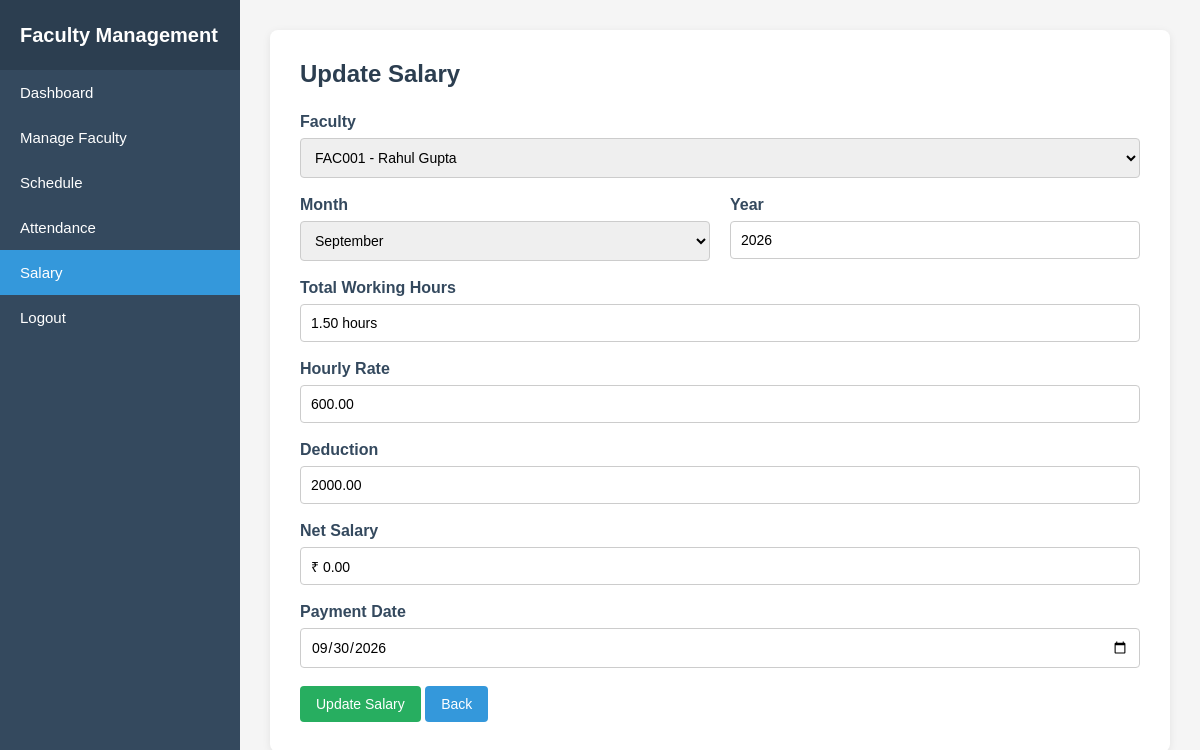
Screenshot of /update-salary/8/ (signed in) with the database file from the repository.
### faculty/models.py (models this page shows, shortened)
class Salary(models.Model):
    SalaryID = models.AutoField(primary_key=True)
    FacultyID = models.ForeignKey(
        Faculty,
        on_delete=models.CASCADE,
        related_name="salary_records"
    )
    HourlyRate = models.DecimalField(
        max_digits=10,
        decimal_places=2
    )
    TotalHours = models.DecimalField(
        max_digits=10,
        decimal_places=2,
        default=0
    )
    Deduction = models.DecimalField(
        max_digits=10,
        decimal_places=2,
        default=0
    )
    NetSalary = models.DecimalField(
        max_digits=10,
        decimal_places=2,
        default=0
    )
    PaymentDate = models.DateField(
        null=True,
        blank=True
    )
    Month = models.IntegerField()
    Year = models.IntegerField()

class Faculty(models.Model):
    FacultyID = models.CharField(max_length=10, primary_key=True)
    Password = models.CharField(max_length=255, blank=True)
    ProfilePhoto = models.ImageField(upload_to="faculty_photos/", blank=True)
    FirstName = models.CharField(max_length=50)
    LastName = models.CharField(max_length=50)
    Gender = models.CharField(max_length=20)
    DOB = models.DateField()
    Email = models.EmailField()
    ContactNumber = models.CharField(max_length=10)
    Address = models.TextField()
    Qualification = models.CharField(max_length=100)
    Designation = models.CharField(max_length=100)
    JoiningDate = models.DateField()
    Experience = models.DecimalField(max_digits=4, decimal_places=1)
    Status = models.CharField(max_length=20)

### faculty/views.py (the view, shortened to what this page needs)
def update_salary(request, salary_id):
    if "admin_id" not in request.session:
        return redirect("login")
    salary_record = get_object_or_404(
        Salary,
        SalaryID=salary_id
    )
    faculties = Faculty.objects.all().order_by(
        "FacultyID"
    )
    return render(
        request,
        "update_salary.html",
        {
            "salary_record": salary_record,
            "faculties": faculties
        }
    )

### templates/update_salary.html (shortened to what this page needs)
<!DOCTYPE html>
<html lang="en">
<head>
    <link rel="stylesheet" href="/static/style.css">
</head>
<body>
<div class="dashboard-container">
    <aside class="sidebar">
        <div class="sidebar-header">
            <h2>Faculty Management</h2>
        </div>
        <ul class="sidebar-menu">
            <li>
                <a href="{% url 'dashboard' %}">
                    Dashboard
                </a>
            </li>
            <li>
                <a href="{% url 'manage_faculty' %}">
                    Manage Faculty
                </a>
            </li>
            <li>
                <a href="{% url 'schedule' %}">
                    Schedule
                </a>
            </li>
            <li>
                <a href="{% url 'attendance' %}">
                    Attendance
                </a>
            </li>
            <li>
                <a href="{% url 'salary' %}" class="active">
                    Salary
                </a>
            </li>
            <li>
                <a href="{% url 'logout' %}">
                    Logout
                </a>
            </li>
        </ul>
    </aside>
    <main class="main-content">
        <div class="form-container">
            <div class="form-card">
                <h2>
                    Update Salary
                </h2>
                <form method="POST">
                    <div class="form-group">
                        <label>
                            Faculty
                        </label>
                        <select
                            name="faculty"
                            required
                        >
                            {% for faculty in faculties %}
                            <option
                                value="{{ faculty.FacultyID }}"
                                {% if faculty.FacultyID == salary_record.FacultyID.FacultyID %}
                                    selected
                                {% endif %}
                            >
                                {{ faculty.FacultyID }}
                                -
                            </option>
                            {% endfor %}
                        </select>
                    </div>
                    <div class="form-row">
                        <div class="form-group">
                            <label>
                                Month
                            </label>
                            <select
                                name="month"
                                required
                            >
                                <option
                                    value="9"
                                    {% if salary_record.Month == 9 %}selected{% endif %}
                                >
                                    September
                                </option>
                            </select>
                        </div>
                        <div class="form-group">
                            <label>
                                Year
                            </label>
                            <input
                                type="number"
                                name="year"
                                value="{{ salary_record.Year }}"
                                min="2000"
                                max="2100"
                                required
                            >
                        </div>
                    </div>
                    <div class="form-group">
                        <label>
                            Total Working Hours
                        </label>
                        <input
                            type="text"
                            id="total_hours"
                            value="{{ salary_record.TotalHours }} hours"
                            readonly
                        >
                    </div>
                    <div class="form-group">
                        <label>
                            Hourly Rate
                        </label>
                        <input
                            type="number"
                            name="hourly_rate"
                            id="hourly_rate"
                            value="{{ salary_record.HourlyRate }}"
                            step="0.01"
                            min="0"
                            required
                        >
                    </div>
                    <div class="form-group">
                        <label>
                            Deduction
                        </label>
                        <input
                            type="number"
                            name="deduction"
                            id="deduction"
                            value="{{ salary_record.Deduction }}"
                            step="0.01"
                            min="0"
                        >
                    </div>
                    <div class="form-group">
                        <label>
                            Net Salary
                        </label>
                        <input
                            type="text"
                            id="net_salary"
                            value="₹ {{ salary_record.NetSalary }}"
                            readonly
                        >
                    </div>
                    <div class="form-group">
                        <label>
                            Payment Date
                        </label>
                        <input
                            type="date"
                            name="payment_date"
                            value="{{ salary_record.PaymentDate|date:'Y-m-d' }}"
                        >
                    </div>
                    <button
                        type="submit"
                        class="btn btn-success"
                    >
                        Update Salary
                    </button>
                    <a
                        href="{% url 'view_salary' %}"
                        class="btn btn-info"
                    >
                        Back
                    </a>
                </form>
            </div>
        </div>
    </main>
</div>
</body>
</html>

### static/style.css (style rules this page uses)
* { box-sizing: border-box; }
body { margin: 0; padding: 0; font-family: Arial, sans-serif; background: #c9c1c1; color: #333; }
a { text-decoration: none; }
button, input, select, textarea { font-family: Arial, sans-serif; }
.dashboard-container { display: flex; width: 100%; min-height: 100vh; }
.sidebar { width: 240px; min-width: 240px; background: #34495e; min-height: 100vh; flex-shrink: 0; }
.sidebar-header { height: 70px; background: #2c3e50; display: flex; align-items: center; padding: 0 20px; }
.sidebar-header h2 { color: white; font-size: 20px; margin: 0; }
.sidebar-menu { list-style: none; padding: 0; margin: 0; }
.sidebar-menu li { margin: 0; padding: 0; }
.sidebar-menu li a { display: block; color: white; padding: 14px 20px; font-size: 15px; transition: 0.2s; }
.sidebar-menu li a.active { background: #3498db; }
.main-content { flex: 1; min-width: 0; background: #f5f5f5; }
.form-container { padding: 30px; }
.form-card { background: white; padding: 30px; border-radius: 8px; box-shadow: 0 2px 8px rgba(0, 0, 0, 0.08); max-width: 900px; }
.form-card h2 { color: #2c3e50; margin-top: 0; margin-bottom: 25px; }
.form-group { margin-bottom: 18px; }
.form-group label { display: block; margin-bottom: 7px; font-weight: bold; color: #34495e; }
.form-group input, .form-group select, .form-group textarea { width: 100%; padding: 10px; border: 1px solid #ccc; border-radius: 4px; font-size: 14px; }
.form-row { display: grid; grid-template-columns: 1fr 1fr; gap: 20px; }
.btn { display: inline-block; border: none; border-radius: 4px; padding: 10px 16px; cursor: pointer; font-size: 14px; text-align: center; }
.btn-success { background: #27ae60; color: white; }
.btn-info { background: #3498db; color: white; }

### rows the page displays
Salary: faculty "FAC001 - Rahul Gupta", month "September", year "2026", TotalHours "1.50 hours", hourly_rate "600.00", deduction "2000.00", NetSalary "₹ 0.00", payment_date "09/30/2026"
